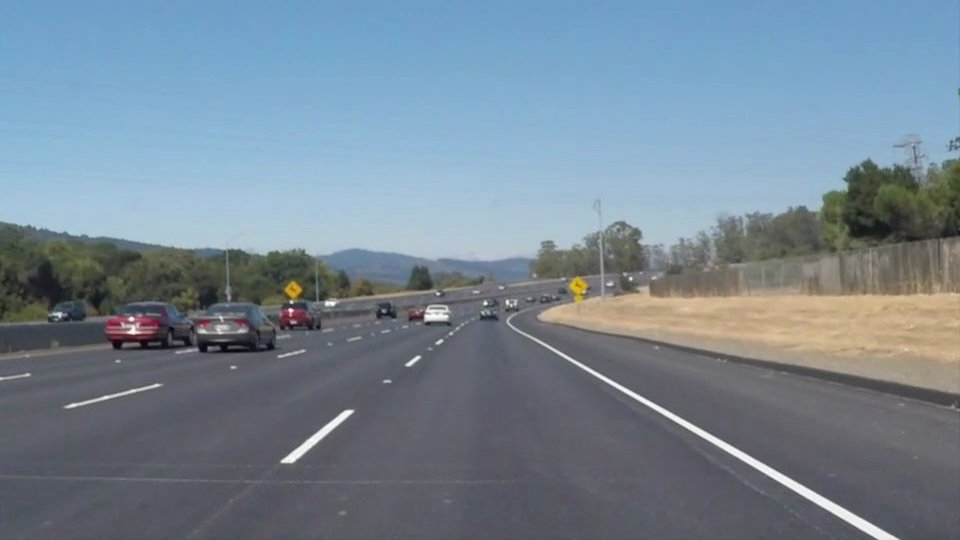
#> input picture Term1/Work/test.jpg, 960 x 540 px, found by its file name
$ python 3_7_color_region.py
#> lines starting #> are read from the running program, lines starting #| are printed output that depends on the picture
import matplotlib.pyplot as plt
import matplotlib.image as mpimg
import numpy as np
import os
import cv2

# Read in the image
print(os.getcwd())
image = mpimg.imread('D:\\carND\\Work\\test.jpg')
#> image is the input picture: shape (540, 960, 3); mean R, G, B 118.5, 134.5, 148.1

# Grab the x and y sizes and make two copies of the image
# With one copy we'll extract only the pixels that meet our selection,
# then we'll paint those pixels red in the original image to see our selection
# overlaid on the original.
ysize = image.shape[0]
#> ysize = 540
xsize = image.shape[1]
#> xsize = 960
color_select= np.copy(image)
line_image = np.copy(image)

# Define our color criteria
red_threshold = 0
green_threshold = 0
blue_threshold = 0
rgb_threshold = [red_threshold, green_threshold, blue_threshold]

# Define a triangle region of interest (Note: if you run this code,
# Keep in mind the origin (x=0, y=0) is in the upper left in image processing
# you'll find these are not sensible values!!
# But you'll get a chance to play with them soon in a quiz ;)
left_bottom = [0, 539]
right_bottom = [900, 300]
apex = [400, 0]

fit_left = np.polyfit((left_bottom[0], apex[0]), (left_bottom[1], apex[1]), 1)
fit_right = np.polyfit((right_bottom[0], apex[0]), (right_bottom[1], apex[1]), 1)
fit_bottom = np.polyfit((left_bottom[0], right_bottom[0]), (left_bottom[1], right_bottom[1]), 1)

# Mask pixels below the threshold
color_thresholds = (image[:,:,0] < rgb_threshold[0]) | \
                    (image[:,:,1] < rgb_threshold[1]) | \
                    (image[:,:,2] < rgb_threshold[2])
#> color_thresholds: shape (540, 960) bool; every value is 0

# Find the region inside the lines
XX, YY = np.meshgrid(np.arange(0, xsize), np.arange(0, ysize))
region_thresholds = (YY > (XX*fit_left[0] + fit_left[1])) & \
                    (YY > (XX*fit_right[0] + fit_right[1])) & \
                    (YY < (XX*fit_bottom[0] + fit_bottom[1]))
# Mask color selection
color_select[color_thresholds] = [0,0,0]
# Find where image is both colored right and in the region
line_image[~color_thresholds & region_thresholds] = [255,0,0]
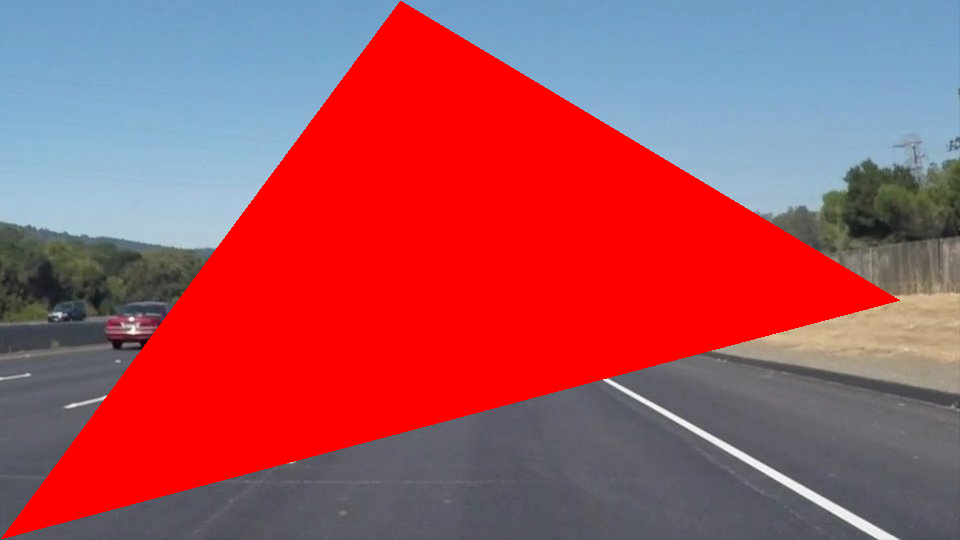
#> line_image: shape (540, 960, 3); mean R, G, B 167.2, 83.2, 93.2

# Display our two output images
plt.imshow(color_select)
plt.imshow(line_image)

# uncomment if plot does not display
# plt.show()
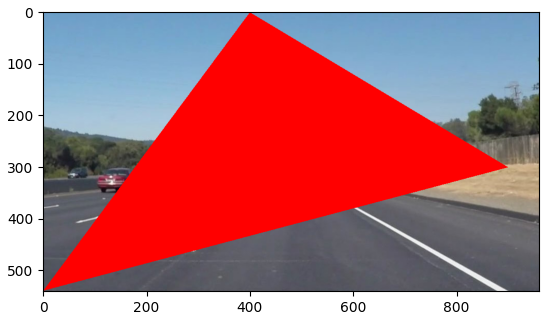
#> figure drawn by matplotlib, 1 panel
